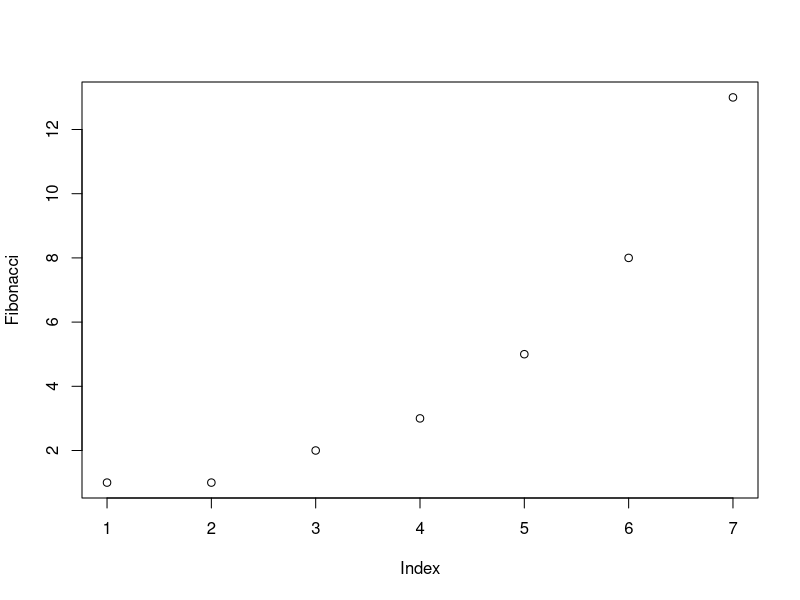
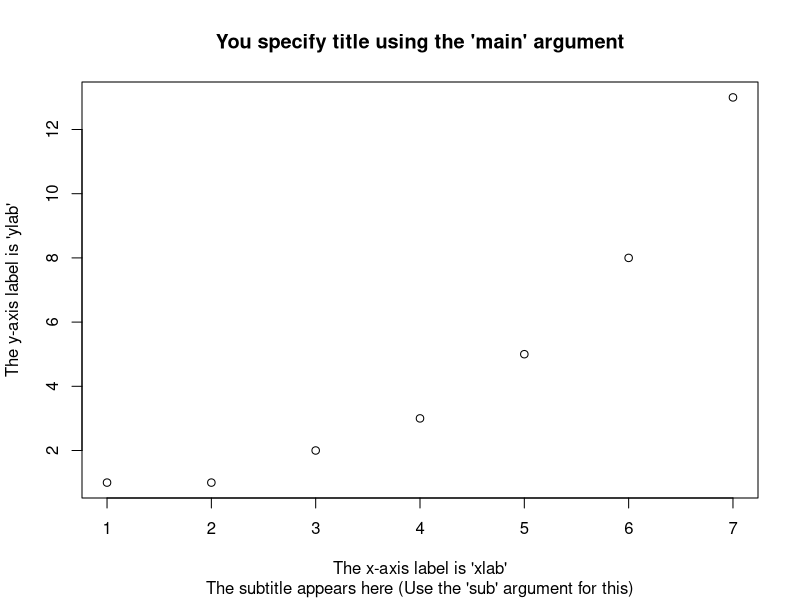
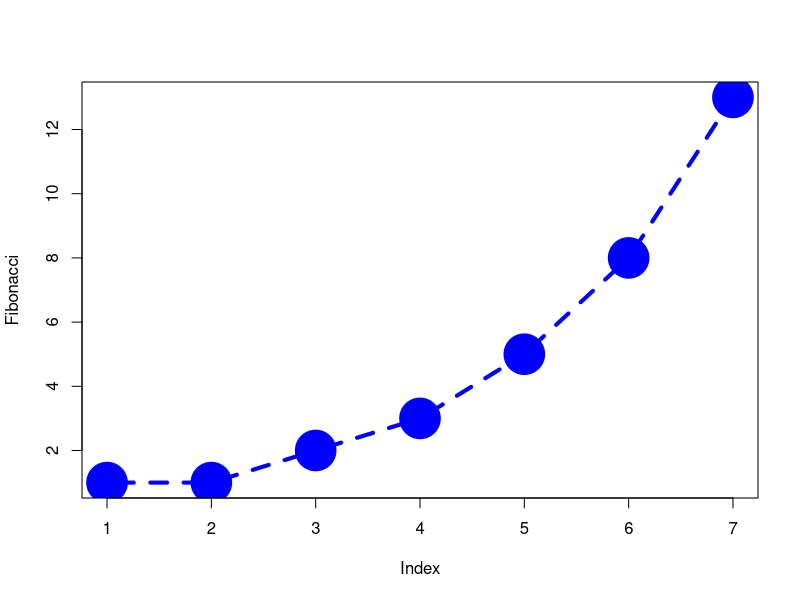
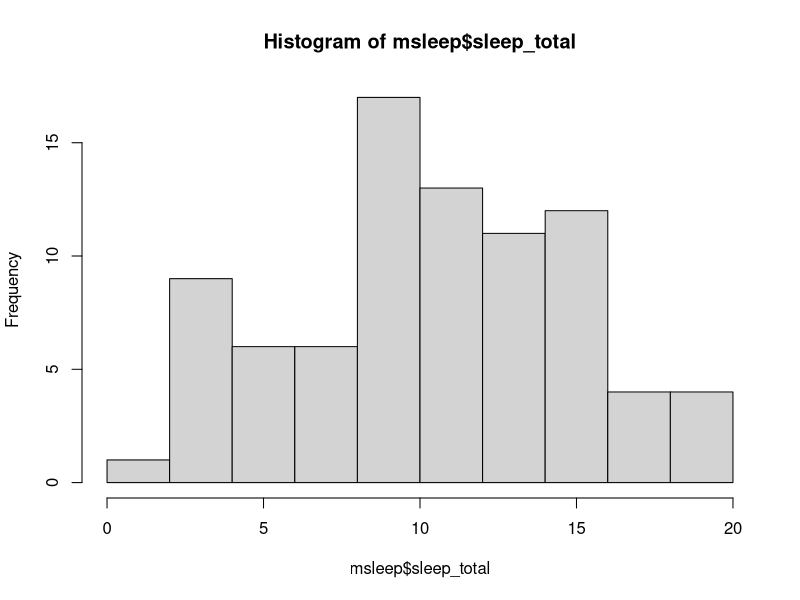
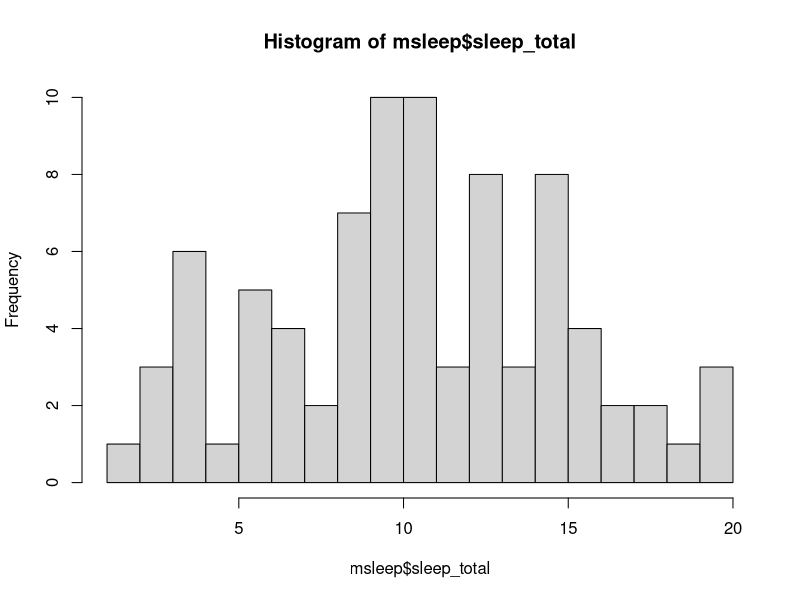
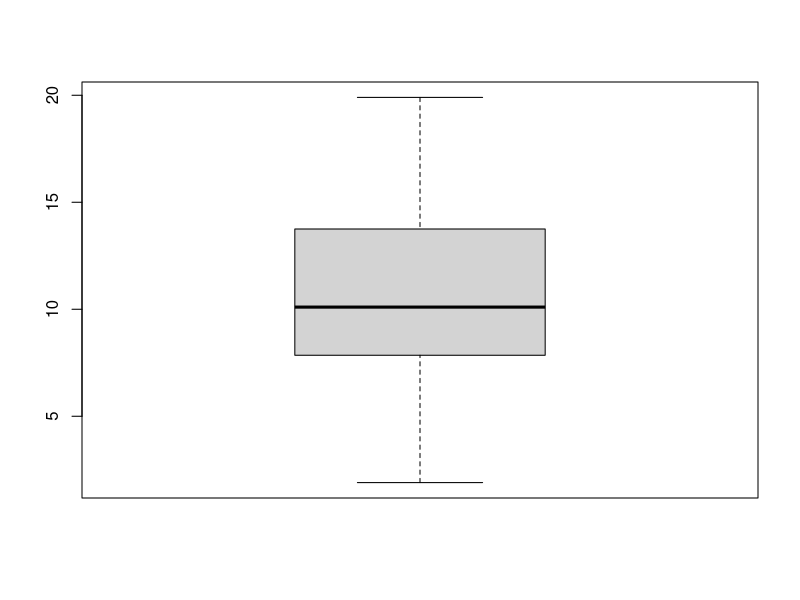

The R source for these figures, in order:
## ---- chunk 1
Fibonacci <- c(1,1,2,3,5,8,13)

plot(Fibonacci)
## ---- chunk 2
plot( x = Fibonacci,
      main = "You specify title using the 'main' argument",
      sub = "The subtitle appears here (Use the 'sub' argument for this)",
      xlab = "The x-axis label is 'xlab'",
      ylab = "The y-axis label is 'ylab'"
      )
## ---- chunk 3
plot( x = Fibonacci,
      type = "b",
      col = "blue",
      pch = 19,
      cex = 5,
      lty = 2,
      lwd = 4
      )
## ---- chunk 4
library(tidyverse)
msleep
## ---- chunk 5
hist(msleep$sleep_total)
## ---- chunk 6
hist(msleep$sleep_total, breaks = 20)
## ---- chunk 7
stem(msleep$sleep_total)
## ---- chunk 8
boxplot(msleep$sleep_total)
